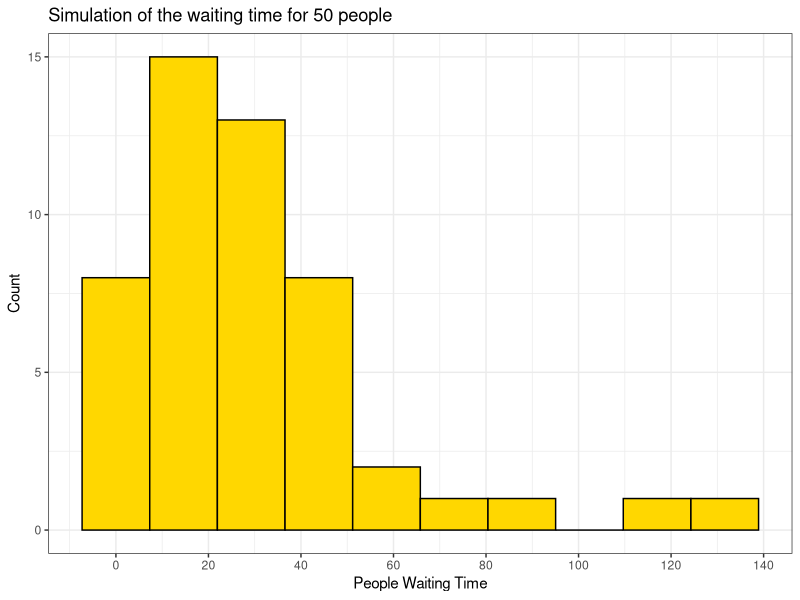
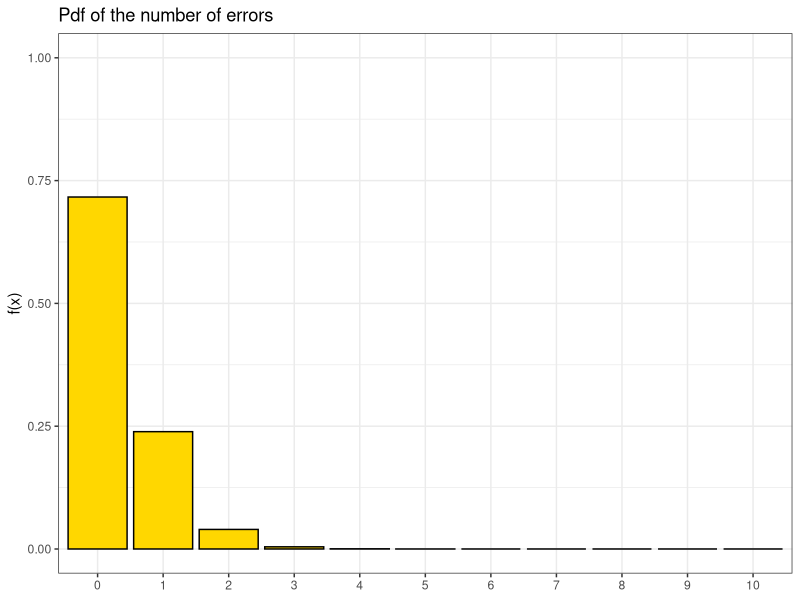
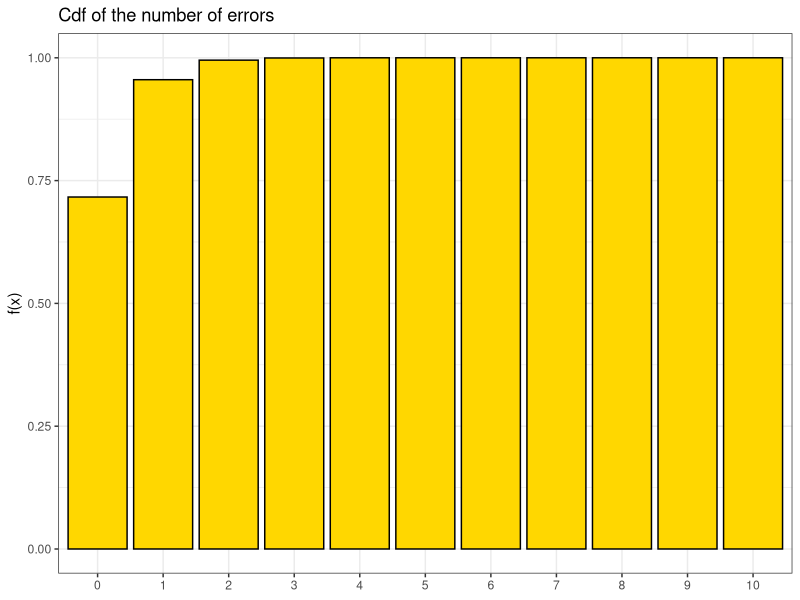
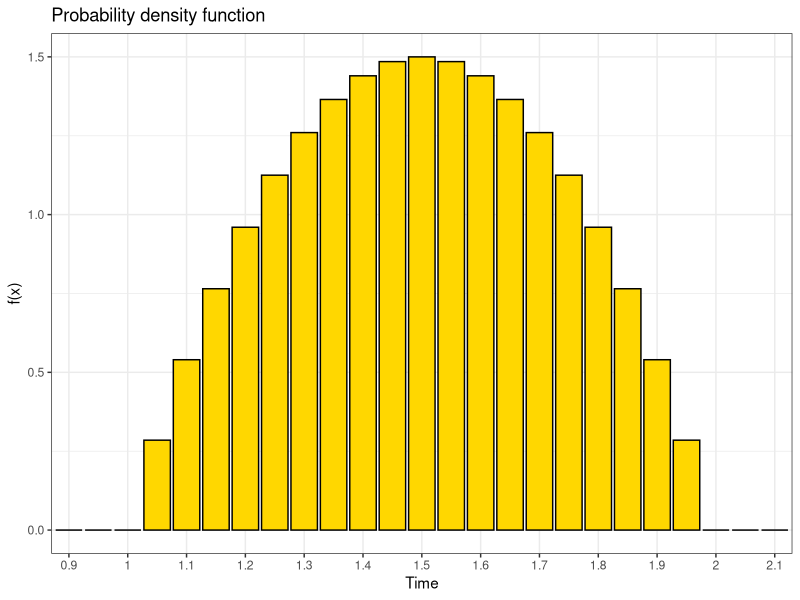
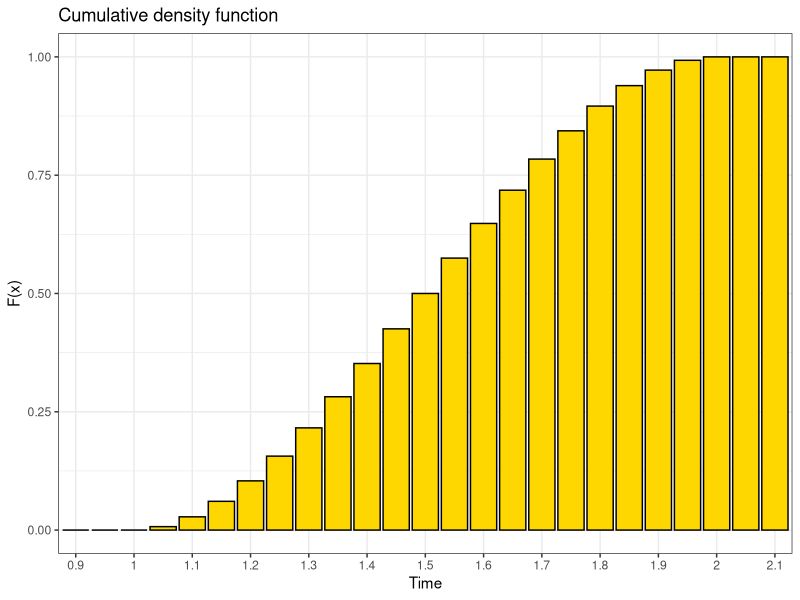
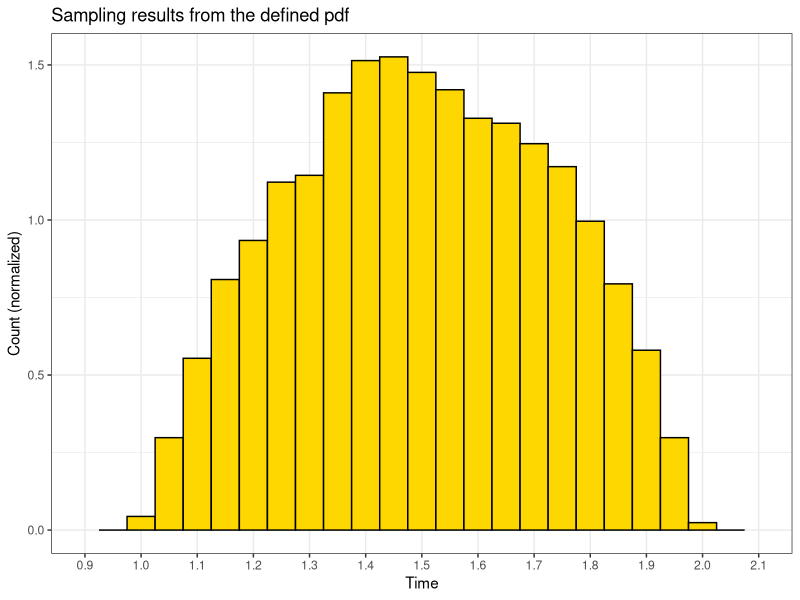
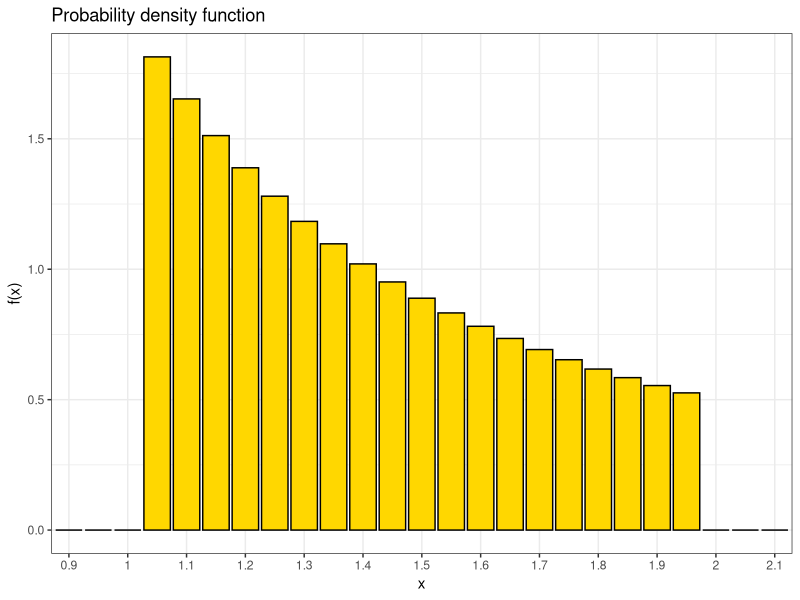
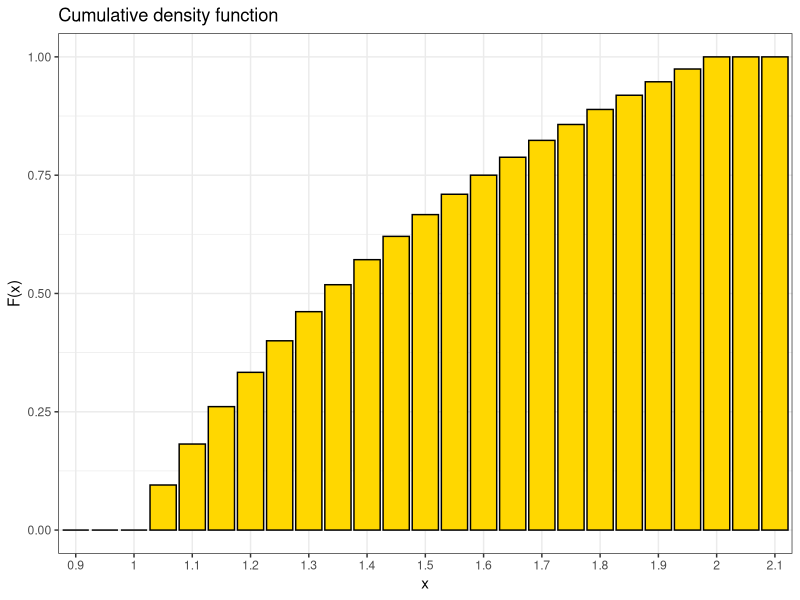

These charts were generated, in order, by the following R code:
## ---- chunk 1
knitr::opts_chunk$set(dev = "ragg_png")
options(digits=5) # set number of digits equal to 5

## ---- chunk 2

# tidyverse
library(tidyverse)

# others
library(gridExtra)
library(kableExtra)
library(glue)
# library(scales)
# library(highcharter)

## ---- chunk 3

mykable <- function(data) {
  knitr::kable(data) %>% 
    kable_styling()
}

# Colors
colors <- c('darkred', 'deepskyblue', 'darkgreen', 'darkgoldenrod', 'darkblue')

## ---- chunk 4

x <- c(15.58, 15.9, 16, 16.1, 16.2)
p1 <- c(0.15, 0.21, 0.35, 0.15, 0.14)
p2 <- c(0.14, 0.05, 0.64, 0.08, 0.09)

exp_value_1 <- sum(x*p1)
exp_value_2 <- sum(x*p2)

var_1 <- sum(p1*(x-exp_value_1)**2)
var_2 <- sum(p2*(x-exp_value_2)**2)

cat(
  'E[X] method 1:', exp_value_1, 
  '\nE[X] method 2:', exp_value_2, 
  '\nVar(X) method 1:', var_1,
  '\nVar(X) method 2:', var_2
  )


## ---- chunk 5

set.seed(1) 
lambda = 1/30
people_wt <- rexp(50, lambda)

ggplot() + 
  geom_histogram(aes(people_wt),  bins = 10, fill='gold', colour="black") +
  labs(title="Simulation of the waiting time for 50 people", 
       x='People Waiting Time',
       y='Count')+
  scale_x_continuous(
    breaks = seq(0, 160, 20),
  ) + 
  theme_bw()

## ---- chunk 6
cat('Probability that a person will wait for less than 10 minutes:', pexp(10, lambda), '%')

## ---- chunk 7

ex <- integrate(function(x){x*dexp(x, lambda)}, lower = -Inf, upper = Inf)$value
cat('Average waiting time by integration:', ex)
cat('\nError:', abs(ex-30)/30)

## ---- chunk 8

ex <- mean(people_wt)
cat('Simulated average waiting time:', ex, 'minutes')
cat('\nError:', formatC(abs(ex-30)/30, format = "e"))

## ---- chunk 9
cat('Probability for waiting more than one hour:', 1-pexp(60, lambda), '%')

## ---- chunk 10

set.seed(1)

x=0:10
nerrors <- data.frame(X=factor(x, levels = x), pdf=dpois(x, 1/3), cdf=ppois(x, 1/3))

# Plot
pdf <- ggplot() + 
  geom_col(data=nerrors, aes(X, pdf), fill='gold', colour="black") +
  labs(title="Pdf of the number of errors", 
       y='f(x)') +
  ylim(0,1)+
  theme_bw() +
  theme(axis.title.x = element_blank())

cdf <- ggplot() + 
  geom_col(data=nerrors, aes(X, cdf), fill='gold', colour="black") +
  labs(title="Cdf of the number of errors", 
       y='f(x)') +
  theme_bw() +
  theme(axis.title.x = element_blank())

plot(pdf)
plot(cdf)
        
## ---- chunk 11
cat('Probability that there is at least one error on a specific page of the book:', 1-dpois(0, 1/3), '%')

## ---- chunk 12

p=1/13

prob_10_a <- dbinom(0, 9, p) 
cat('Probability that at least 10 draws are needed until one ace is drawn:', prob_10_a, '%')

## ---- chunk 13

n_failures <- 0:8
prob_10_b <- 1-sum(dnbinom(n_failures, 1, p))

cat('Probability that at least 10 draws are needed until one ace is drawn:', prob_10_b, '%')

## ---- chunk 14
mypdf <- 

integral_c1 <- integrate(
  function(t){
    ifelse((t>1 & t<2), (t-1)*(2-t), 0)
    }, 
  lower=1, upper=2
)

cat('The constant c that guarantees the normalization is:', 1/integral_c1$value)


## ---- chunk 15

# Generic CDF
gen_cdf <- function(t, pdf, reltol = 1e-12){
  integrals = numeric(length(t))
  for (i in seq_along(t)){
    integrals[i] <- integrate(pdf, lower=-Inf, upper = t[i], rel.tol = reltol)$value
  }
  return(integrals)
}

# Generic inverse functions;
# bounds set such that it searches for a solution in [1, 2], the only interval in which the cdf is invertible
inverse <- function(f, lower=1, upper=2){
  function(y){
    uniroot(function(x){f(x) - y}, lower = lower, upper = upper)$root
  }
}

# Generic quantile function
gen_quantile <- function(y, cdf, lower.value=1, upper.value=2){
  output <- numeric(length(y))
  for (i in seq_along(y)){
    if (y[i]==1) output[i]<-upper.value       # boundary value
    else if (y[i]==0) output[i]<-lower.value  # boundary value
    else output[i] <- inverse(cdf)(y[i])
  }
  return(output)
}

## ---- chunk 16

# PDF
d_custom_1 <- function(t, c=6){
    ifelse((t>1 & t<2), c*(t-1)*(2-t), 0)
}

# CDF
p_custom_1 <- function(t){gen_cdf(t, d_custom_1)}

# Quantile function
q_custom_1 <- function(y){gen_quantile(y, p_custom_1)}

# Generate random numbers from the distribution
r_custom_1 <- function(n, seed=1){
  set.seed(seed)
  q_custom_1(runif(n))
}

## ---- chunk 17


time <- seq(0.9,2.1, by=0.05)

gg_distribution <- function(Y, Title='', xlabel='x', ylabel='y'){
  ggplot()+
  geom_col(aes(x=factor(time), y=Y),  fill='gold', colour="black") +
  labs(title=Title, 
       x=xlabel,
       y=ylabel)+
  scale_x_discrete(breaks=seq(0.9, 2.1, by=0.1))+
  theme_bw()
}

gg_distribution(d_custom_1(time), "Probability density function", "Time", "f(x)")
gg_distribution(p_custom_1(time), "Cumulative density function", "Time", "F(x)")


## ---- chunk 18

gg_sampling <- function(distribution, nsamples, returnvalues = FALSE, Title='Sampling results from the defined pdf', xlabel='x', ylabel='Count (normalized)'){
  sampled = distribution(nsamples)
  gg <- ggplot() + 
    geom_histogram(aes(x=sampled, y=..density..),  binwidth = 0.05, center = 0.05, fill='gold', colour="black") +
    labs(title=Title, 
        x=xlabel,
        y=ylabel)+
    scale_x_continuous(breaks=seq(0.9, 2.1, by=0.1), limits=c(0.9, 2.1)) +
    theme_bw()+
    theme(panel.grid.minor.x = element_blank()) 
  
  plot(gg)
  if (returnvalues) return(sampled)
}

gg_sampling(r_custom_1, 10000, xlabel='Time')


## ---- chunk 19

time_1 <- 75./60
time_2 <- 90./60
time_3 <- 120./60

cat('Probability that the student will finish the test in more than 75 minutes:', 1-p_custom_1(time_1), '%')

## ---- chunk 20

# PDF
d_custom_2 <- function(x){
    ifelse((x>1 & x<2), 2/x^2, 0)
}

# CDF
p_custom_2 <- function(x){gen_cdf(x, d_custom_2, reltol=1e-7)}

# Quantile function
q_custom_2 <- function(y){gen_quantile(y, p_custom_2)}

# Generate random numbers from the distribution
r_custom_2 <- function(n, seed=1){
  set.seed(seed)
  q_custom_2(runif(n))
}

gg_distribution(d_custom_2(time), "Probability density function", "x", "f(x)")
gg_distribution(p_custom_2(time), "Cumulative density function", "x", "F(x)")

## ---- chunk 21
lifetime = 15000
x_test = lifetime/10^4
cat('The probability that tires will last less than 15000 km is', p_custom_2(x_test), '%')

## ---- chunk 22

# sample and plot at the same time using the function defined above
r_samples <- gg_sampling(r_custom_2, 3000, returnvalues = TRUE, xlabel='x')

## ---- chunk 23

# mean value and variance
exp_x <- mean(r_samples)
exp_x2 <- mean(r_samples^2)
var <- exp_x2-exp_x^2

cat('Mean value of x:', exp_x)
cat('\nVariance of x:', var)

## ---- chunk 24
glue('The average lifetime of the tires is {format(exp_x*10^4, digits=5)} km +- {format(sqrt(var)*10^4, digits=5)} km.')
